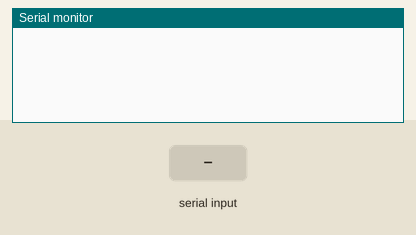
A sketch run on a simulated Arduino Uno, built with avr-gcc and run on an emulated ATmega328P. Shown: the last lines printed to the serial monitor. The test bench sets the inputs (shaded band).

Above: at 1.2 s.
1.3 s: "90,45\n" received over Serial
At 2.5 s:
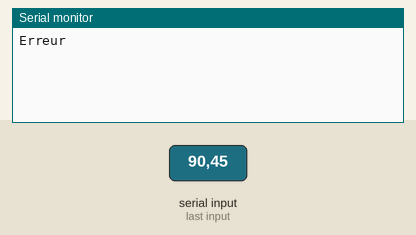
2.8 s: "0\n" received over Serial
At 3.9 s:
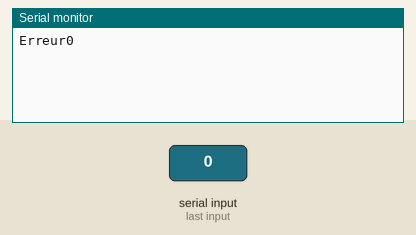

Measured:
- after the input at 1.3 s, the serial monitor: prints a new line at once (image 1)
- after the input at 2.8 s, the serial monitor: prints a new line at once (image 2)

The sketch:

serial.ino
```cpp
int x;

void setup() {
  Serial.begin(115200);
  Serial.setTimeout(1);
}

void loop() {
  while(!Serial.available());
  x = Serial.readString().toInt();
  resp(x);
}

void resp(int x){
  if(x == 0){
    Serial.print("0");
  }else if(x == 1){
    Serial.print("1");
  }else{
    Serial.print("Erreur");
  }
}
```
